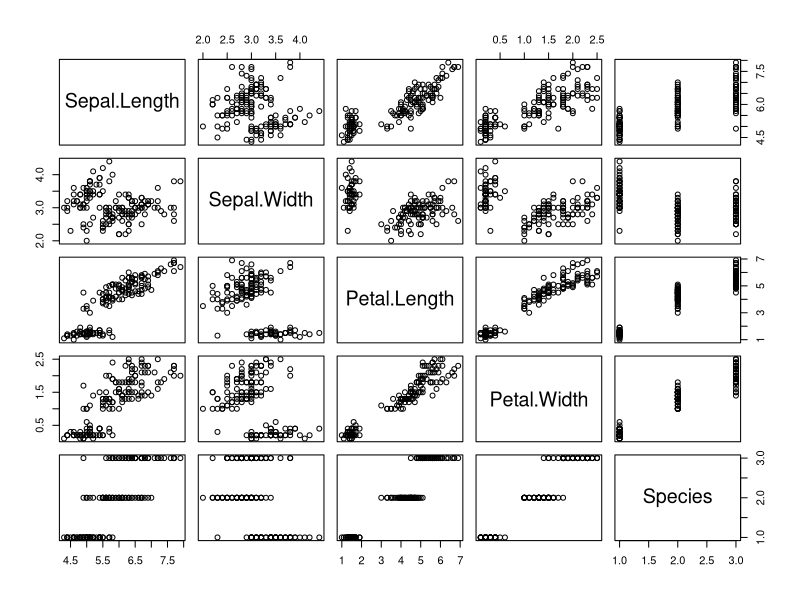
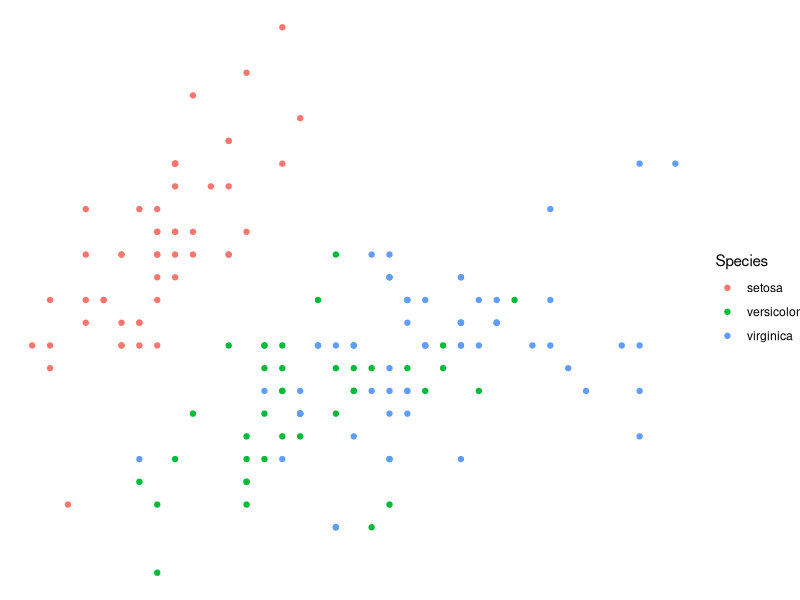

Source code (R) for these figures, in order:
library(ggplot2)

# Utilitzarem les dades iris
iris

# Fem un pair plot de les dades iris
plot(iris)

# Ggplot2
ggplot(iris) + 
  geom_point(aes(x = Sepal.Length, y = Sepal.Width, col = Species)) +
  theme_void()
